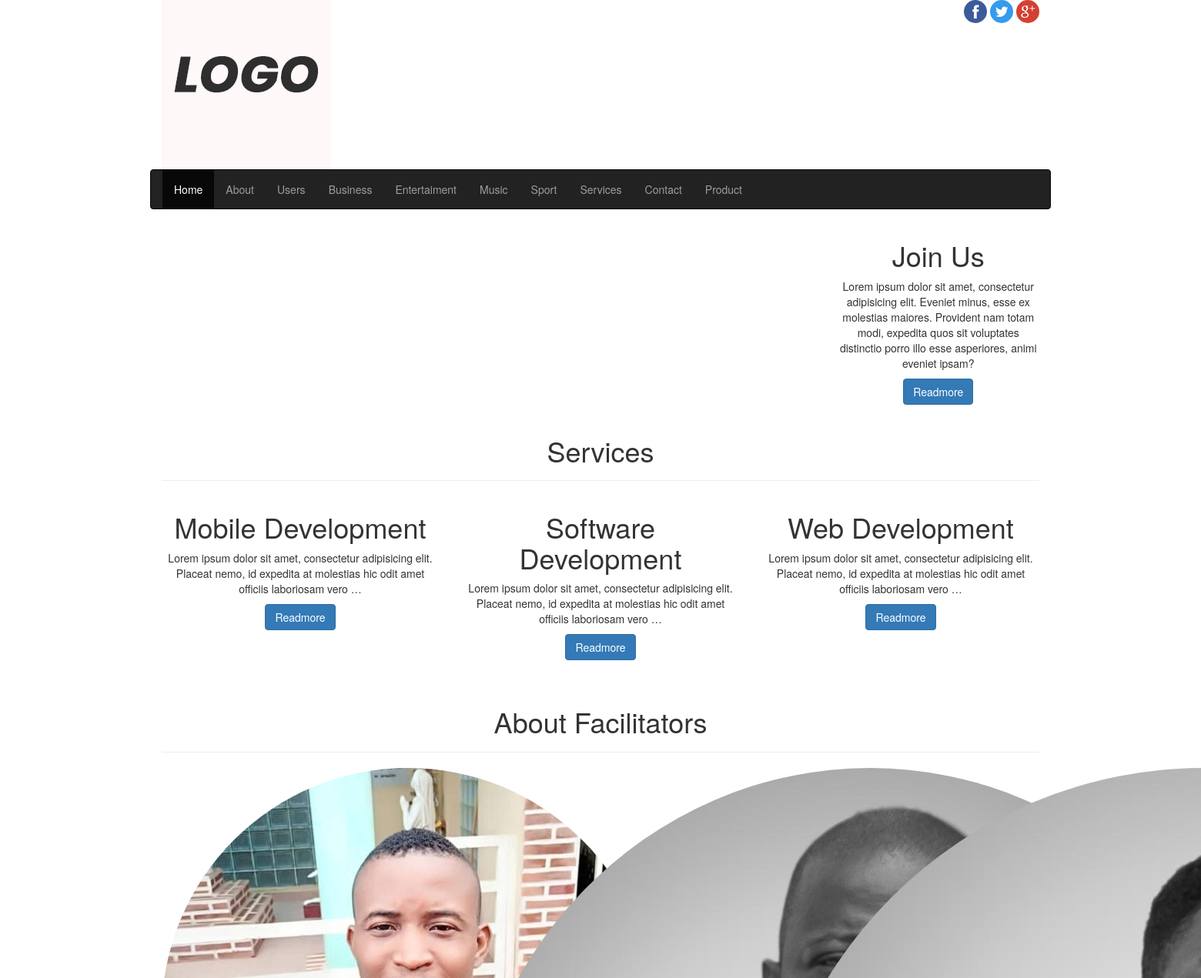
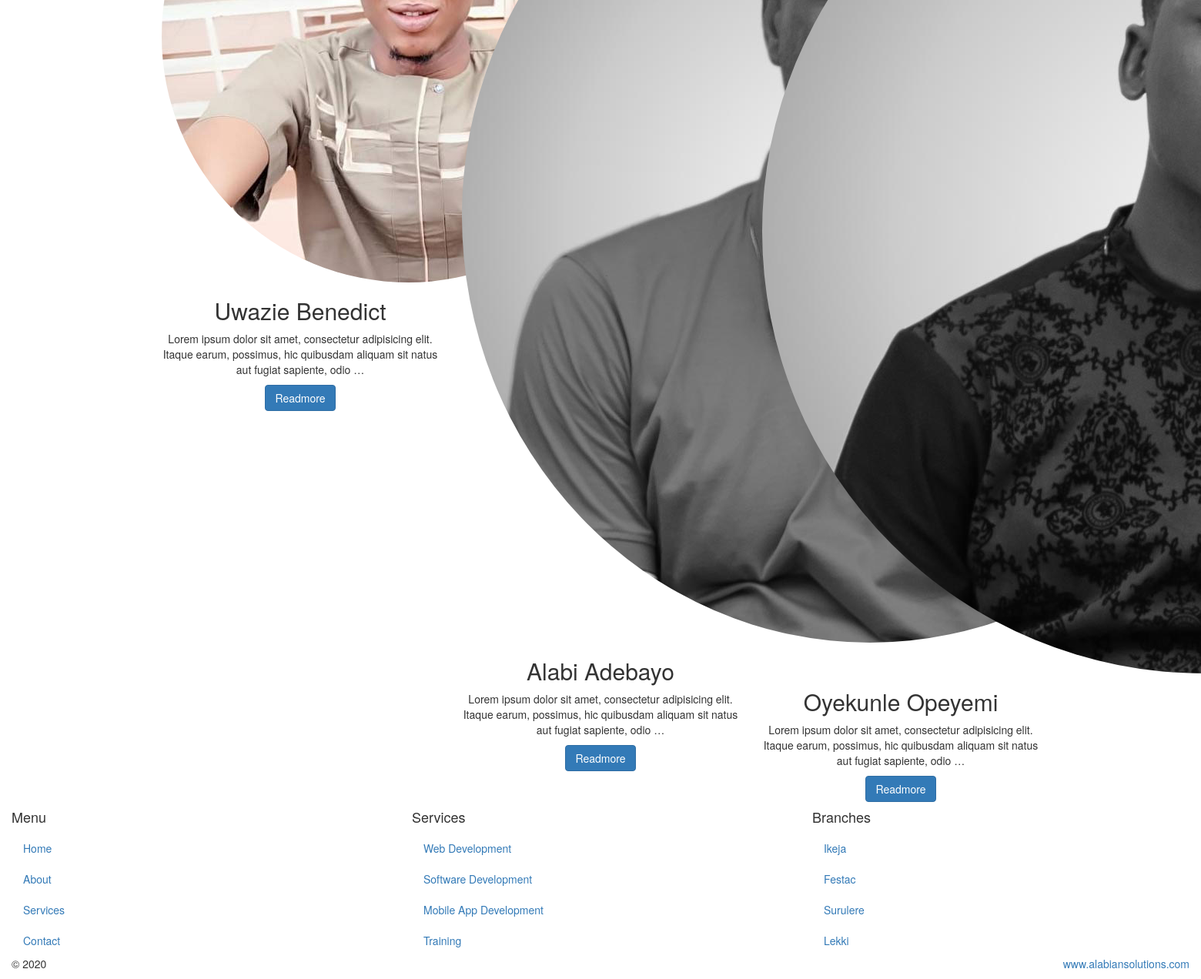
The page / on the database its author committed (2 pictures, top to bottom).
### classwork_app/models.py (models this page shows, shortened)
class Category(models.Model):
    cat_name = models.CharField(max_length=100, verbose_name='Category Name')
    desc = models.TextField(blank=True, null=True, verbose_name='Description')

class Services(models.Model):
    s_title = models.CharField(max_length=150)
    logos = models.FileField(blank=True, null=True, upload_to='uploads/')
    s_content = models.TextField()

class About(models.Model):
    abt_title = models.CharField(max_length=150)
    profile = models.FileField(blank=True, null=True, upload_to='uploads/')
    description = models.TextField(blank=True)

### classwork_app/views.py (the view)
# urls.py: path('', views.index, name='index'),
def index(request):
    index_about = About.objects.all()
    index_service = Services.objects.all()
    return render(request, 'classwork_app/index.html', {'index1':index_about, 'index2':index_service})

### classwork_app/custom_processor.py (called while the page is built)
def footer_date(request):
    footer_time = datetime.now()
    context = {'site_date':footer_time}
    return context

def menu_cat(request):
    category = Category.objects.all()
    kwargs = {'cat':category}
    return kwargs

### classwork_app/templates/classwork_app/index.html (shortened to what this page needs)
{% extends 'classwork_app/base.html' %}
{% load static %}
{% block content %}
<section id="banner">
  <div class="row">
    <div class="col-sm-3 col-sm-offset-9 text-center">
      <div class="caption">
        <h1>Join Us</h1>
        <p>
          Lorem ipsum dolor sit amet, consectetur adipisicing elit. Eveniet minus, esse ex molestias maiores. Provident nam totam modi, expedita quos sit voluptates distinctio porro illo esse asperiores, animi eveniet ipsam?
        </p>
        <a href="#" class="btn btn-primary">Readmore</a>
      </div>
    </div>
  </div>
</section>
<section id="services" class="text-center">
    <div class="page-header">
        <h1>Services</h1>
    </div>
    <div class="row">
        <div class="col-sm-12 text-center" id="mainContent">
        <div class="row">
            {% if index2 %}
            {% for s in index2 %}
            <div class="col-sm-4">
            <h1>{{ s.s_title }}</h1>
            <p>
                {{ s.s_content|truncatewords:20 }}
            </p>
            <a href="#" class="btn btn-primary">Readmore</a>
            </div>
            {% endfor %}
            {% endif %}
        </div>
        </div>
    </div>
</section>
<br>
<section id="content" class="text-center">
    <div class="page-header">
        <h1>About Facilitators</h1>
    </div>
    <div class="row">
        <div class="col-sm-12 text-center" id="mainContent">
        <div class="row">
            {% if index1 %}
            {% for abt in index1 %}
            <div class="col-sm-4">
            <a href="detail.html">
                <img src="{{ abt.profile.url }}" class="img-circle">
            </a>
            <h2>{{ abt.abt_title }}</h2>
            <p>
                {{ abt.description| truncatewords:20 }}
            </p>
            <a href="{% url 'classwork_app:about_detail' abt.id %}" class="btn btn-primary">Readmore</a>
            </div>
            {% endfor %}
            {% endif %}
        </div>
        </div>
    </div>
</section>
{% endblock%}

### classwork_app/templates/classwork_app/base.html (shortened to what this page needs)
{% load static %}
<!DOCTYPE html>
<html lang="en">
  <head>
    <link href="{% static 'classwork_app/css/bootstrap.min.css' %}" rel="stylesheet">
    <link href="{% static 'classwork_app/css/font-awesome.min.css' %}" rel="stylesheet">
    <link href="{% static 'classwork_app/css/style.css' %}" rel="stylesheet">
  </head>
  <body>
    <div class="container">
      <header id="siteLogo">
        <div class="row">
          <div class="col-sm-3">
            <a href="index.html">
              <img src="{% static 'classwork_app/images/logo.png' %}">
            </a>
          </div>
          <div class="col-sm-9">
            <span class="social-logo pull-right">
              <a href="#">
                <img src="{% static 'classwork_app/images/fb.png' %}" class="img-circle">
              </a>
              <a href="#">
                <img src="{% static 'classwork_app/images/tw.png' %}" class="img-circle">
              </a><a href="#">
                <img src="{% static 'classwork_app/images/gp.png' %}" class="img-circle">
              </a>
            </span>
          </div>
        </div>
      </header>
      <section id="siteMenu">
        <div class="row">
          <nav class="navbar navbar-inverse">
            <div class="collapse navbar-collapse" id="mainNav">
                {% url 'index' as home %}
                {% url 'classwork_app:about' as about %}
                {% url 'classwork_app:users' as us %}
                {% url 'classwork_app:service' as service %}
              <ul class="nav navbar-nav">
                <li {% if request.path == home %} class='active' {% endif %}><a href="{% url 'index' %}">Home</a></li>
                <li {% if request.path == about %} class='active' {% endif %}><a href="{% url 'classwork_app:about' %}">About</a></li>
                <li {% if request.path == us %} class='active' {% endif %}><a href="{% url 'classwork_app:users' %}">Users</a></li>
                {% if cat %}
                  {% for c in cat %}
                  <li><a href="{% url 'classwork_app:post_list' c.id %}">{{ c.cat_name }}</a></li>
                  {% endfor %}
                {% endif %}
                <li {% if request.path == service %} class='active' {% endif %}><a href="{% url 'classwork_app:service' %}">Services</a></li>
                <li><a href="contact.html">Contact</a></li>
                <li><a href="#">Product</a></li>
              </ul>
            </div>
          </nav>
        </div>
      </section>
      {% block content %}
      {% endblock %}
    </div>
    <footer class="container-fluid" id="siteFooter">
      <div class="row">
        <div class="col-sm-4">
          <h4>Menu</h4>
          <ul class="nav">
            <li><a href="#">Home</a></li>
            <li><a href="#">About</a></li>
            <li><a href="#">Services</a></li>
            <li><a href="#">Contact</a></li>
          </ul>
        </div>
        <div class="col-sm-4">
          <h4>Services</h4>
          <ul class="nav">
            <li><a href="#">Web Development</a></li>
            <li><a href="#">Software Development</a></li>
            <li><a href="#">Mobile App Development</a></li>
            <li><a href="#">Training</a></li>
          </ul>
        </div>
        <div class="col-sm-4">
          <h4>Branches</h4>
          <ul class="nav">
            <li><a href="#">Ikeja</a></li>
            <li><a href="#">Festac</a></li>
            <li><a href="#">Surulere</a></li>
            <li><a href="#">Lekki</a></li>
          </ul>
        </div>
      </div>
      <div class="row">
        <div class="col-md-3">
          <p>&copy; {{ site_date| date:'Y'}}</p>
        </div>
        <div class="col-md-9">
          <p class="copy pull-right">
            <a href="#" target="_blank">www.alabiansolutions.com</a>
          </p>
        </div>
      </div>
    </footer>
  </body>
</html>

### rows shown on the page
Category: cat_name "Business"
Category: cat_name "Entertaiment"
Category: cat_name "Music"
Category: cat_name "Sport"
Services: s_title "Mobile Development", s_content "Lorem ipsum dolor sit amet, consectetur adipisicing elit. Placeat nemo, id expedita at molestias hic odit amet officiis laboriosam vero …"
Services: s_title "Software Development", s_content "Lorem ipsum dolor sit amet, consectetur adipisicing elit. Placeat nemo, id expedita at molestias hic odit amet officiis laboriosam vero …"
Services: s_title "Web Development", s_content "Lorem ipsum dolor sit amet, consectetur adipisicing elit. Placeat nemo, id expedita at molestias hic odit amet officiis laboriosam vero …"
About: profile (picture), abt_title "Uwazie Benedict", description "Lorem ipsum dolor sit amet, consectetur adipisicing elit. Itaque earum, possimus, hic quibusdam aliquam sit natus aut fugiat sapiente, odio …"
About: abt_title "Alabi Adebayo", description "Lorem ipsum dolor sit amet, consectetur adipisicing elit. Itaque earum, possimus, hic quibusdam aliquam sit natus aut fugiat sapiente, odio …"
About: profile (picture), abt_title "Oyekunle Opeyemi", description "Lorem ipsum dolor sit amet, consectetur adipisicing elit. Itaque earum, possimus, hic quibusdam aliquam sit natus aut fugiat sapiente, odio …"
